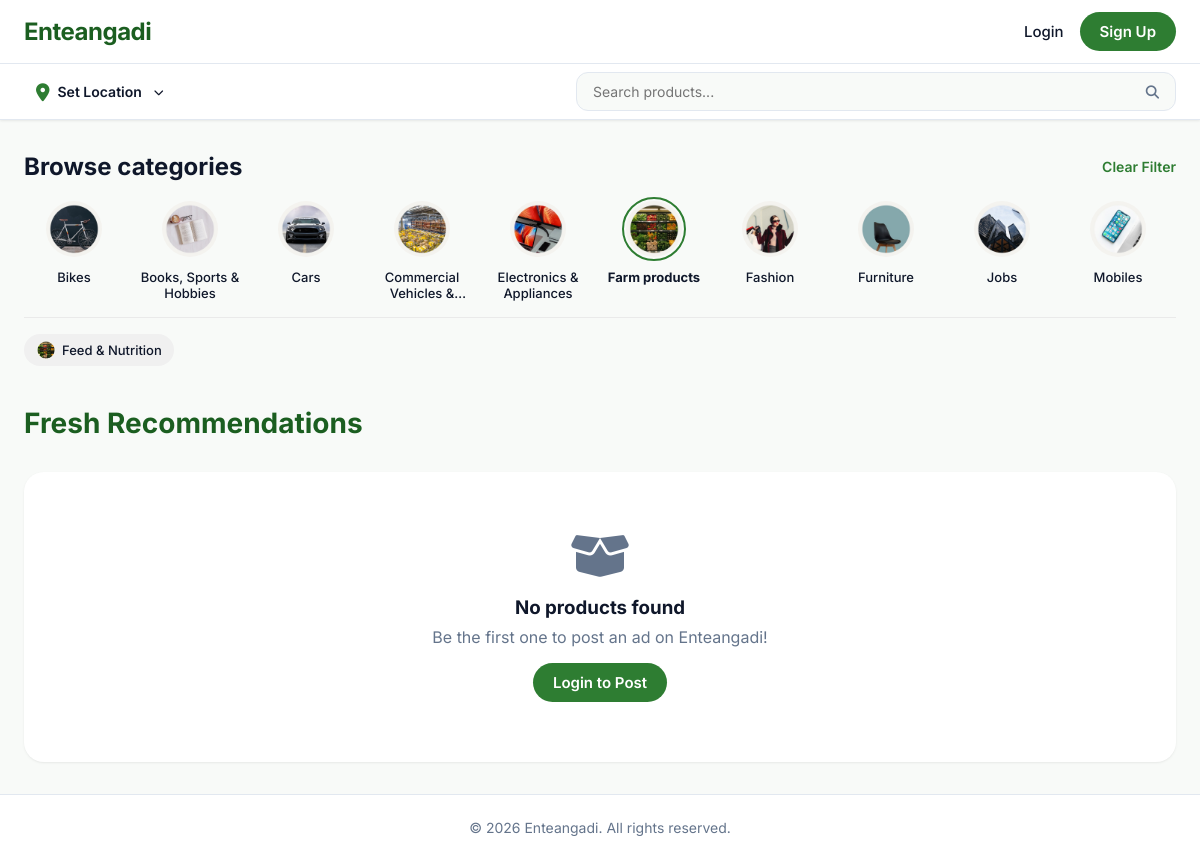
Page /guest/index.php?category_id=9 on the committed database.
### tables this page shows
CREATE TABLE `categories` (
  `id` int(11) NOT NULL AUTO_INCREMENT,
  `parent_id` int(11) DEFAULT NULL,
  `name` varchar(100) NOT NULL,
  `photo_path` varchar(255) DEFAULT NULL,
  `is_perishable` tinyint(1) DEFAULT 0,
  `created_at` timestamp NOT NULL DEFAULT current_timestamp(),
  PRIMARY KEY (`id`),
  KEY `parent_id` (`parent_id`),
  CONSTRAINT `categories_ibfk_1` FOREIGN KEY (`parent_id`) REFERENCES `categories` (`id`) ON DELETE CASCADE
);

### includes/helpers.php (called while the page is built, shortened)
<?php
if (!function_exists('__')) {
    function __($key)
    {
        static $translations = null;
        if ($translations === null) {
            $lang = $_SESSION['lang'] ?? 'en';
            $lang_file = __DIR__ . "/lang/{$lang}.php";
            if (file_exists($lang_file)) {
                $translations = require $lang_file;
            } else {
                $translations = [];
            }
        }
        return $translations[$key] ?? $key;
    }
}

### includes/lang/en.php (called while the page is built)
<?php
return [
    'app_name' => 'Enteangadi',
    'tagline' => 'Your Local Marketplace',
    'browse_categories' => 'Browse Categories',
    'fresh_recommendations' => 'Fresh Recommendations',
    'search_placeholder' => 'Search products...',
    'post_ad' => 'POST',
    'login' => 'Login',
    'sign_up' => 'Sign Up',
    'set_location' => 'Set Location',
    'wanted' => 'Wanted',
    'for_sale' => 'For Sale',
    'expires_today' => 'Expires Today',
    'expiring_soon' => 'Expiring Soon',
    'no_products' => 'No products found',
    'be_the_first' => 'Be the first one to post an ad on Enteangadi!',
    'post_an_ad' => 'Post an Ad',
    'login_to_post' => 'Login to Post',
    'distance_away' => 'km away',
    'profile' => 'Profile',
    'account_management' => 'Account Management',
    'my_dashboard' => 'My Dashboard & Ads',
    'saved_favorites' => 'Saved Favorites',
    'messages' => 'Messages',
    'account_settings' => 'Account Settings',
    'help_support' => 'Help & Support',
    'logout' => 'Logout',
    'live_ads' => 'Live Ads',
    'sold_items' => 'Sold Items',
    'wishlist' => 'Wishlist',
    'settings' => 'Settings',
    'change_password' => 'Change Password',
    'logout_all_devices' => 'Logout from all devices',
    'delete_account' => 'Delete Account',
    'current_password' => 'Current Password',
    'new_password' => 'New Password',
    'confirm_password' => 'Confirm New Password',
    'update_password' => 'Update Password',
    'language' => 'Language',
    'select_language' => 'Select Language'
];

### guest/index.php (the view, shortened to what this page needs)
<?php
require_once '../config.php';
require_once '../includes/header.php';
$category_filter = $_GET['category_id'] ?? null;
$where_clause = "WHERE p.status = 'active'";
$params = [];
if ($category_filter) {
    $where_clause .= " AND (p.category_id = ? OR c.parent_id = ?)";
    $params[] = $category_filter;
    $params[] = $category_filter;
}
try {
    $stmt = $pdo->prepare("SELECT p.*, c.name as category_name, pi.image_path as main_image
        FROM products p
        LEFT JOIN categories c ON p.category_id = c.id
        LEFT JOIN (
            SELECT product_id, MIN(id) as min_img_id
            FROM product_images
            GROUP BY product_id
        ) pim ON p.id = pim.product_id
        LEFT JOIN product_images pi ON pim.min_img_id = pi.id
        $where_clause
        ORDER BY p.created_at DESC");
    $stmt->execute($params);
    $products = $stmt->fetchAll();
} catch (PDOException $e) {
    $products = [];
}
$stmt = $pdo->query("SELECT * FROM categories WHERE parent_id IS NULL ORDER BY name");
$l1_categories = $stmt->fetchAll();
$l2_categories = [];
$parent_id = null;
if ($category_filter) {
    $cat_stmt = $pdo->prepare("SELECT parent_id FROM categories WHERE id = ?");
    $cat_stmt->execute([$category_filter]);
    $cat_info = $cat_stmt->fetch();
    if ($cat_info) {
        if ($cat_info['parent_id'] === null) {
            $parent_id = $category_filter;
        } else {
            $parent_id = $cat_info['parent_id'];
        }
        $child_stmt = $pdo->prepare("SELECT * FROM categories WHERE parent_id = ? ORDER BY name");
        $child_stmt->execute([$parent_id]);
        $l2_categories = $child_stmt->fetchAll();
    }
}
?>
<div class="container">
    <div style="margin-bottom: 32px;">
        <div style="display: flex; justify-content: space-between; align-items: center; margin-bottom: 16px;">
            <h2 style="color: var(--text-dark); font-size: 24px; font-weight: 700;">Browse categories</h2>
            <?php if ($category_filter): ?>
                <a href="index.php"
                    style="font-size: 14px; color: var(--primary-green); text-decoration: none; font-weight: 600;">Clear
                    Filter</a>
            <?php endif; ?>
        </div>
        <div
            style="display: flex; gap: 16px; overflow-x: auto; padding-bottom: 8px; scrollbar-width: none; -ms-overflow-style: none;">
            <?php foreach ($l1_categories as $cat): ?>
                <a href="index.php?category_id=<?= $cat['id'] ?>"
                    style="text-decoration: none; flex: 0 0 auto; display: flex; flex-direction: column; align-items: center; width: 100px;">
                    <?php if ($cat['photo_path']): ?>
                        <img src="<?= $base_url ?>/<?= htmlspecialchars($cat['photo_path']) ?>" loading="lazy"
                            style="width: 64px; height: 64px; border-radius: 50%; object-fit: cover; margin-bottom: 8px; border: 2px solid <?= ($parent_id == $cat['id'] || $category_filter == $cat['id']) ? 'var(--primary-green)' : 'transparent' ?>; padding: 2px;">
                    <?php endif; ?>
                    <span
                        style="font-size: 13px; color: var(--text-dark); text-align: center; font-weight: <?= ($parent_id == $cat['id'] || $category_filter == $cat['id']) ? '700' : '500' ?>; display: -webkit-box; -webkit-line-clamp: 2; -webkit-box-orient: vertical; overflow: hidden;"><?= htmlspecialchars($cat['name']) ?></span>
                </a>
            <?php endforeach; ?>
        </div>
        <?php if (!empty($l2_categories)): ?>
            <div
                style="display: flex; gap: 12px; overflow-x: auto; padding-top: 16px; padding-bottom: 8px; scrollbar-width: none; -ms-overflow-style: none; border-top: 1px solid #eaeaea; margin-top: 8px;">
                <?php foreach ($l2_categories as $cat): ?>
                    <a href="index.php?category_id=<?= $cat['id'] ?>"
                        style="text-decoration: none; flex: 0 0 auto; display: flex; align-items: center; padding: 6px 12px; border-radius: 20px; background: <?= ($category_filter == $cat['id']) ? 'var(--primary-green)' : '#f0f0f0' ?>; color: <?= ($category_filter == $cat['id']) ? 'white' : 'var(--text-dark)' ?>; font-size: 13px; font-weight: 500;">
                        <?php if ($cat['photo_path']): ?>
                            <img src="<?= $base_url ?>/<?= htmlspecialchars($cat['photo_path']) ?>"
                                style="width: 20px; height: 20px; border-radius: 50%; object-fit: cover; margin-right: 6px;">
                        <?php endif; ?>
                        <?= htmlspecialchars($cat['name']) ?>
                    </a>
                <?php endforeach; ?>
            </div>
        <?php endif; ?>
    </div>
    <div style="margin-bottom: 32px; display: flex; justify-content: space-between; align-items: center;">
        <h2 style="color: var(--primary-green-dark); font-size: 28px; font-weight: 700;">Fresh Recommendations</h2>
    </div>
    <?php if (empty($products)): ?>
        <div
            style="text-align: center; padding: 60px 20px; background: var(--white); border-radius: var(--border-radius); box-shadow: var(--shadow-sm);">
            <i class="fa fa-box-open" style="font-size: 48px; color: var(--text-muted); margin-bottom: 16px;"></i>
            <h3 style="color: var(--text-dark); margin-bottom: 8px;">No products found</h3>
            <p style="color: var(--text-muted);">Be the first one to post an ad on Enteangadi!</p>
            <?php if (isset($_SESSION['user_id'])): ?>
                <a href="../user/post_ad.php" class="btn-primary" style="display: inline-block; margin-top: 16px;">Post an
                    Ad</a>
            <?php else: ?>
                <a href="login.php" class="btn-primary" style="display: inline-block; margin-top: 16px;">Login to Post</a>
            <?php endif; ?>
        </div>
    <?php endif; ?>
</div>
<?php require_once '../includes/footer.php'; ?>

### includes/header.php (shortened to what this page needs)
<?php
$current_dir = str_replace('\\', '/', dirname($_SERVER['SCRIPT_NAME']));
$base_url = ($current_dir == '/' || $current_dir == '.') ? '' : $current_dir;
if (basename($base_url) == 'user' || basename($base_url) == 'admin' || basename($base_url) == 'guest') {
    $base_url = dirname($base_url);
}
if ($base_url == '/')
    $base_url = '';
require_once __DIR__ . '/helpers.php';
try {
    $stmt = $pdo->query("SELECT * FROM app_settings");
    $settings_raw = $stmt->fetchAll();
    $app_settings = [];
    foreach ($settings_raw as $s) {
        $app_settings[$s['setting_key']] = $s['setting_value'];
    }
} catch (Exception $e) {
    $app_settings = [
        'app_logo' => '',
        'app_tagline' => 'Your Local Marketplace'
    ];
}
?>
<!DOCTYPE html>
<html lang="en">
<head>
    <link rel="stylesheet" href="<?= $base_url ?>/assets/css/style.css?v=1.3">
    <link rel="stylesheet" href="https://cdnjs.cloudflare.com/ajax/libs/font-awesome/6.4.0/css/all.min.css">
</head>
<body>
    <div class="main-sticky-header">
        <header>
            <a href="<?= $base_url ?>/index.php" class="logo">
                <?php if (!empty($app_settings['app_logo'])): ?>
                    <img src="<?= $base_url ?>/<?= htmlspecialchars($app_settings['app_logo']) ?>" alt="Enteangadi"
                        style="max-height: 40px; display: block;">
                <?php else: ?>
                    <?= htmlspecialchars($app_settings['app_name'] ?? 'Enteangadi') ?>
                <?php endif; ?>
            </a>
            <nav class="desktop-nav">
                <?php if (isset($_SESSION['user_id'])): ?>
                    <a href="<?= $base_url ?>/user/inbox.php" title="Inbox"
                        style="position: relative; text-decoration: none; font-size: 20px; color: var(--text-dark); margin-right: 8px;">
                        <i class="fa fa-comments"></i>
                        <span id="desktop-unread-badge"
                            style="display: none; position: absolute; top: -6px; right: -8px; background: var(--danger); color: white; border-radius: 50%; padding: 2px 5px; font-size: 10px; font-weight: bold; line-height: 1;">0</span>
                    </a>
                    <div class="notification-wrapper" style="position: relative; margin-right: 8px;">
                        <a href="javascript:void(0)" onclick="toggleNotifications()" title="Notifications"
                            style="text-decoration: none; font-size: 20px; color: var(--text-dark);">
                            <i class="fa fa-bell"></i>
                            <span id="notification-badge"
                                style="display: none; position: absolute; top: -6px; right: -8px; background: var(--danger); color: white; border-radius: 50%; padding: 2px 5px; font-size: 10px; font-weight: bold; line-height: 1;">0</span>
                        </a>
                        <div id="notification-dropdown" class="glass-card"
                            style="display: none; position: absolute; top: 35px; right: 0; width: 300px; max-height: 400px; overflow-y: auto; z-index: 1001; padding: 12px; border: 1px solid var(--border-color);">
                            <div
                                style="display: flex; justify-content: space-between; align-items: center; margin-bottom: 12px;">
                                <h4 style="margin: 0; font-size: 14px;">Notifications</h4>
                                <button onclick="markAllRead()"
                                    style="background: none; border: none; color: var(--primary-green); font-size: 11px; cursor: pointer;">Mark
                                    all as read</button>
                            </div>
                            <div id="notification-list" style="display: flex; flex-direction: column; gap: 8px;">
                                <div style="text-align: center; color: var(--text-muted); font-size: 12px; padding: 20px;">
                                    No new notifications</div>
                            </div>
                        </div>
                    </div>
                    <a href="<?= $base_url ?>/user/my_ads.php" title="My Ads"
                        style="font-size: 20px; color: var(--text-dark); margin-right: 8px;"><i
                            class="fa fa-list-alt"></i></a>
                    <a href="<?= $base_url ?>/user/profile.php" title="<?= __('profile') ?>"
                        style="font-size: 20px; color: var(--text-dark); margin-right: 8px;"><i
                            class="fa fa-user-circle"></i></a>
                    <div class="header-controls desktop-only"
                        style="display: flex; align-items: center; gap: 12px; margin-right: 16px;">
                        <button onclick="toggleTheme()" class="theme-toggle-btn" title="Toggle Theme"
                            style="background: transparent; border: none; cursor: pointer; font-size: 18px; color: var(--text-dark); padding: 0;">
                            <i id="theme-icon" class="fa fa-moon"></i>
                        </button>
                        <div class="lang-switcher desktop-nav"
                            style="display: flex; gap: 4px; font-size: 12px; font-weight: 700;">
                            <a href="?lang=en"
                                style="color: <?= ($_SESSION['lang'] ?? 'en') == 'en' ? 'var(--primary-green)' : 'var(--text-muted)' ?>; text-decoration: none;">EN</a>
                            <span style="color: var(--border-color);">|</span>
                            <a href="?lang=ml"
                                style="color: <?= ($_SESSION['lang'] ?? 'en') == 'ml' ? 'var(--primary-green)' : 'var(--text-muted)' ?>; text-decoration: none;">മല</a>
                        </div>
                    </div>
                    <a href="<?= $base_url ?>/user/post_ad.php" class="btn-secondary" title="<?= __('post_ad') ?>"
                        style="display: flex; align-items: center; gap: 6px; padding: 8px 16px; border-radius: 24px;"><i
                            class="fa fa-plus"></i> <?= __('post_ad') ?></a>
                <?php else: ?>
                    <a href="<?= $base_url ?>/login.php" title="Login">Login</a>
                    <a href="<?= $base_url ?>/register.php" class="btn-primary">Sign Up</a>
                <?php endif; ?>
            </nav>
        </header>
        <div class="location-bar">
            <div class="container"
                style="padding: 0 24px; display: flex; align-items: center; justify-content: space-between; height: 100%;">
                <div class="location-display" onclick="document.getElementById('location-modal').style.display='flex'">
                    <i class="fa fa-map-marker-alt"></i>
                    <span id="current-location-text">
                        <?= $_SESSION['user_location']['name'] ?? 'Set Location' ?>
                    </span>
                    <i class="fa fa-chevron-down" style="font-size: 10px; margin-left: 4px;"></i>
                </div>
                <div class="search-container-header" style="display: flex; align-items: center; gap: 10px; flex: 1;">
                    <form action="<?= $base_url ?>/index.php" method="GET" style="display: flex; flex: 1;">
                        <input type="text" name="search" placeholder="<?= __('search_placeholder') ?>"
                            value="<?= htmlspecialchars($_GET['search'] ?? '') ?>">
                        <button type="submit"><i class="fa fa-search"></i></button>
                    </form>
                </div>
            </div>
        </div>
    </div>

### includes/footer.php (shortened to what this page needs)
<footer>
    <div class="container" style="padding: 0;">
        <p>&copy; <?= date('Y') ?> Enteangadi. All rights reserved.</p>
    </div>
</footer>
</body>
</html>

### rows in the picture
categories: photo_path (picture), name "Bikes"
categories: photo_path (picture), name "Books, Sports & Hobbies"
categories: photo_path (picture), name "Cars"
categories: photo_path (picture), name "Commercial Vehicles…"
categories: photo_path (picture), name "Electronics & Appliances"
categories: photo_path (picture), name "Farm products"
categories: photo_path (picture), name "Fashion"
categories: photo_path (picture), name "Furniture"
categories: photo_path (picture), name "Jobs"
categories: photo_path (picture), name "Mobiles"
categories: photo_path (picture), name "Feed & Nutrition"

### other values in the picture
$app_settings['app_name'] "Enteangadi"
$_SESSION['user_location']['name'] "Set Location"
